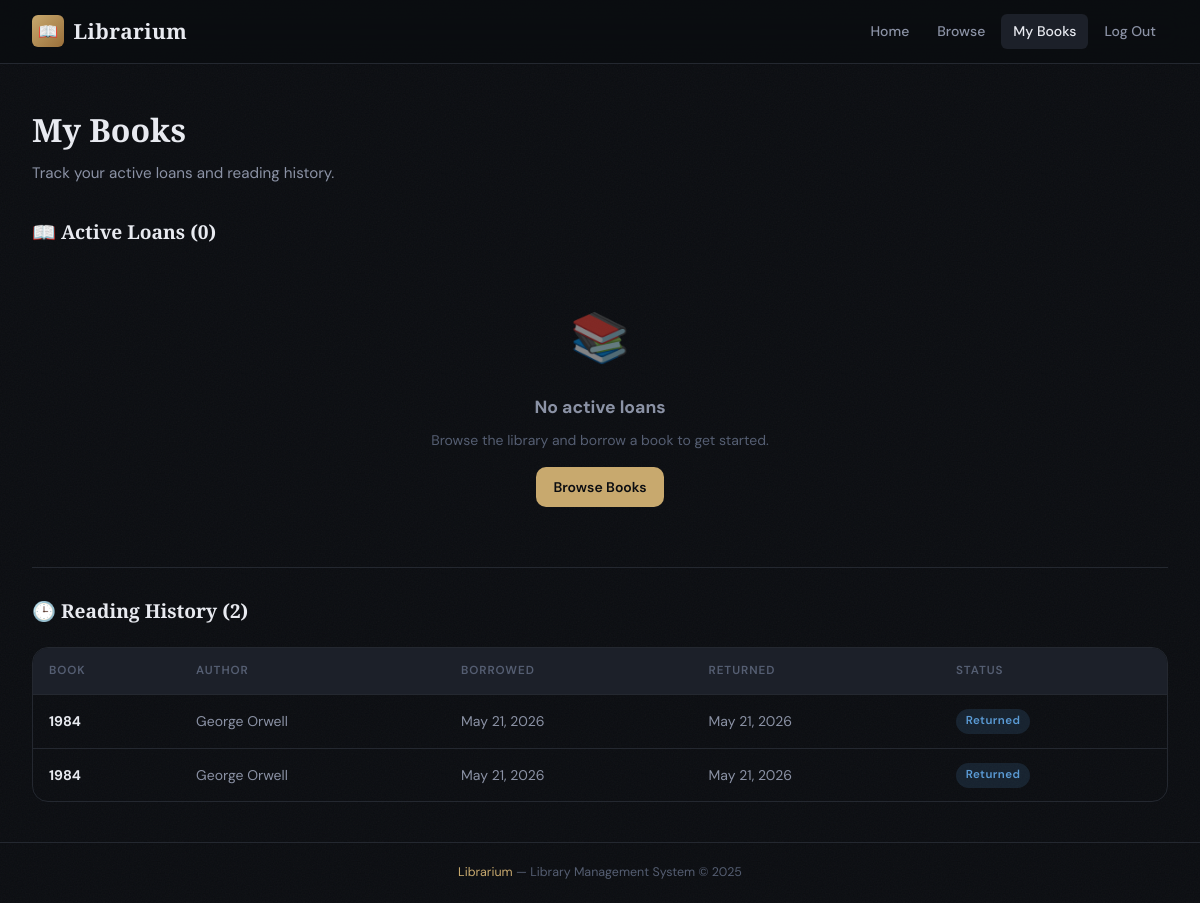
Screenshot of /my-borrowings (signed in) with the database file from the repository.
### models.py (models this page shows, shortened)
class Borrowing(db.Model):
    __tablename__ = "borrowings"
    id = db.Column(db.Integer, primary_key=True)
    user_id = db.Column(db.Integer, db.ForeignKey("users.id"), nullable=False, index=True)
    book_id = db.Column(db.Integer, db.ForeignKey("books.id"), nullable=False, index=True)
    borrow_date = db.Column(db.DateTime, default=datetime.utcnow, nullable=False)
    due_date = db.Column(db.DateTime, nullable=True)
    return_date = db.Column(db.DateTime, nullable=True)
    status = db.Column(db.String(20), default="borrowed", nullable=False)  # 'borrowed' | 'returned' | 'overdue'

class Book(db.Model):
    __tablename__ = "books"
    id = db.Column(db.Integer, primary_key=True)
    title = db.Column(db.String(200), nullable=False)
    author = db.Column(db.String(150), nullable=False)
    isbn = db.Column(db.String(20), unique=True, nullable=False, index=True)
    genre = db.Column(db.String(80), nullable=True)
    description = db.Column(db.Text, nullable=True)
    availability_status = db.Column(db.Boolean, default=True, nullable=False)  # True = available
    added_at = db.Column(db.DateTime, default=datetime.utcnow)
    borrowings = db.relationship("Borrowing", backref="book", lazy="dynamic")

### routes.py (the view)
@main.route("/my-borrowings")
@login_required
def my_borrowings():
    user = current_user()
    if user.is_admin:
        return redirect(url_for("main.dashboard"))
    active = (
        Borrowing.query
        .filter_by(user_id=user.id, status="borrowed")
        .order_by(Borrowing.borrow_date.desc())
        .all()
    )
    history = (
        Borrowing.query
        .filter_by(user_id=user.id, status="returned")
        .order_by(Borrowing.return_date.desc())
        .all()
    )
    return render_template("my_borrowings.html", active=active, history=history, now=datetime.utcnow())

### models.py (called while the page is built)
    @property
    def is_admin(self):
        return self.role == "admin"

### routes.py (called while the page is built)
def login_required(f):
    @wraps(f)
    def decorated(*args, **kwargs):
        if "user_id" not in session:
            flash("Please log in to continue.", "warning")
            return redirect(url_for("main.login"))
        return f(*args, **kwargs)
    return decorated

def current_user():
    if "user_id" in session:
        return User.query.get(session["user_id"])
    return None

@main.context_processor
def inject_user():
    return {"current_user": current_user()}

### templates/my_borrowings.html (shortened to what this page needs)
{% extends "base.html" %}
{% block content %}
<div class="page-header">
  <h1>My Books</h1>
  <p>Track your active loans and reading history.</p>
</div>
<div class="section-header">
  <span class="section-title">📖 Active Loans ({{ active|length }})</span>
</div>
{% if active %}
<div class="table-wrap mb-2">
  <table>
    <thead>
      <tr><th>Book</th><th>Author</th><th>Borrowed On</th><th>Due Date</th><th>Status</th><th>Action</th></tr>
    </thead>
    <tbody>
      {% for b in active %}
      <tr>
        <td><strong>{{ b.book.title }}</strong></td>
        <td>{{ b.book.author }}</td>
        <td>{{ b.borrow_date.strftime('%b %d, %Y') }}</td>
        <td class="{% if b.is_overdue %}text-danger{% endif %}">
          {{ b.due_date.strftime('%b %d, %Y') if b.due_date else '—' }}
        </td>
        <td>
          {% if b.is_overdue %}
            <span class="badge badge-overdue">Overdue</span>
          {% else %}
            <span class="badge badge-borrowed">Borrowed</span>
          {% endif %}
        </td>
        <td>
          <form method="POST" action="{{ url_for('main.return_book', borrowing_id=b.id) }}">
            <button type="submit" class="btn btn-success btn-sm">Return Book</button>
          </form>
        </td>
      </tr>
      {% endfor %}
    </tbody>
  </table>
</div>
{% else %}
<div class="empty-state" style="padding:2rem">
  <div class="empty-state-icon">📚</div>
  <h3>No active loans</h3>
  <p>Browse the library and borrow a book to get started.</p>
  <a href="{{ url_for('main.books') }}" class="btn btn-primary" style="margin-top:1rem">Browse Books</a>
</div>
{% endif %}
<div class="divider"></div>
<div class="section-header">
  <span class="section-title">🕒 Reading History ({{ history|length }})</span>
</div>
{% if history %}
<div class="table-wrap">
  <table>
    <thead>
      <tr><th>Book</th><th>Author</th><th>Borrowed</th><th>Returned</th><th>Status</th></tr>
    </thead>
    <tbody>
      {% for b in history %}
      <tr>
        <td><strong>{{ b.book.title }}</strong></td>
        <td>{{ b.book.author }}</td>
        <td>{{ b.borrow_date.strftime('%b %d, %Y') }}</td>
        <td>{{ b.return_date.strftime('%b %d, %Y') if b.return_date else '—' }}</td>
        <td><span class="badge badge-returned">Returned</span></td>
      </tr>
      {% endfor %}
    </tbody>
  </table>
</div>
{% else %}
<div class="empty-state" style="padding:2rem">
  <div class="empty-state-icon">🕰️</div>
  <h3>No reading history yet</h3>
  <p>Returned books will appear here.</p>
</div>
{% endif %}
{% endblock %}

### static/css/style.css (style rules this page uses)
*, *::before, *::after { box-sizing: border-box; margin: 0; padding: 0; }
:root { --bg-base: #0b0d11; --bg-surface: #111318; --bg-card: #161a21; --bg-elevated: #1c2029; --border: #242830; --border-glow: #2e3545; --text-primary: #e8eaf0; --text-secondary: #8b92a5; --text-muted: #555e72; --accent: #c8a96e; --accent-dim: rgba(200,169,110,.15); --accent-hover:#dfc08a; --danger: #e05c6e; --danger-dim: rgba(224,92,110,.15); --success: #5db88a; --success-dim: rgba(93,184,138,.15); --info: #5b9bd5; --info-dim: rgba(91,155,213,.15); --warning: #e0a040; --radius-sm: 6px; --radius: 10px; --radius-lg: 16px; --shadow: 0 4px 24px rgba(0,0,0,.45); --shadow-lg: 0 8px 48px rgba(0,0,0,.6); --font-display: 'Playfair Display', Georgia, serif; --font-body: 'DM Sans', system-ui, sans-serif; --font-mono: 'DM Mono', monospace; }
html { font-size: 16px; scroll-behavior: smooth; }
body { background: var(--bg-base); color: var(--text-primary); font-family: var(--font-body); font-weight: 400; line-height: 1.6; min-height: 100vh; display: flex; flex-direction: column; }
body::before { content: ''; position: fixed; inset: 0; z-index: 0; pointer-events: none; background-size: 200px; }
.btn { display: inline-flex; align-items: center; gap: .4rem; padding: .55rem 1.1rem; font-family: var(--font-body); font-size: .875rem; font-weight: 600; border: none; border-radius: var(--radius); cursor: pointer; text-decoration: none; transition: all .2s; white-space: nowrap; }
.btn-primary { background: var(--accent); color: #0b0d11; }
.table-wrap { overflow-x: auto; border-radius: var(--radius-lg); border: 1px solid var(--border); }
table { width: 100%; border-collapse: collapse; }
th { background: var(--bg-elevated); color: var(--text-muted); font-size: .73rem; font-weight: 600; letter-spacing: .08em; text-transform: uppercase; padding: .85rem 1rem; text-align: left; }
td { padding: .85rem 1rem; border-top: 1px solid var(--border); font-size: .875rem; color: var(--text-secondary); }
td strong { color: var(--text-primary); }
.badge { display: inline-flex; align-items: center; padding: .2rem .6rem; border-radius: 999px; font-size: .72rem; font-weight: 600; letter-spacing: .04em; }
.badge-returned { background: var(--info-dim); color: var(--info); }
.page-header { margin-bottom: 2rem; }
.page-header h1 { font-family: var(--font-display); font-size: 2rem; font-weight: 700; color: var(--text-primary); }
.page-header p { color: var(--text-secondary); font-size: .95rem; margin-top: .35rem; }
.section-header { display: flex; align-items: center; justify-content: space-between; margin-bottom: 1.25rem; }
.section-title { font-family: var(--font-display); font-size: 1.2rem; font-weight: 600; color: var(--text-primary); }
.divider { height: 1px; background: var(--border); margin: 1.75rem 0; }
.empty-state { text-align: center; padding: 4rem 2rem; color: var(--text-muted); }
.empty-state-icon { font-size: 3rem; margin-bottom: 1rem; opacity: .5; }
.empty-state h3 { color: var(--text-secondary); font-size: 1.1rem; margin-bottom: .5rem; }
.empty-state p { font-size: .875rem; }

### rows the page displays
Borrowing: book "1984", book.author "George Orwell", borrow_date "May 21, 2026", return_date "May 21, 2026"
Borrowing: book "1984", book.author "George Orwell", borrow_date "May 21, 2026", return_date "May 21, 2026"

### other values shown
{{ active|length }} "0"
{{ history|length }} "2"
{{ 2025 }} "2025"
